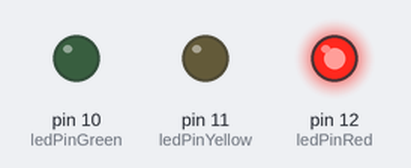
Simulated run of this sketch. Board: Arduino Uno, built with avr-gcc and run on an emulated ATmega328P. Parts: output pins drawn as LEDs (lit = HIGH).

Above: at 0.1 s.
At 0.5 s:
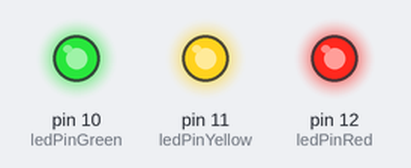
At 0.9 s:
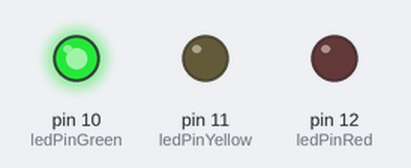
At 1.1 s:
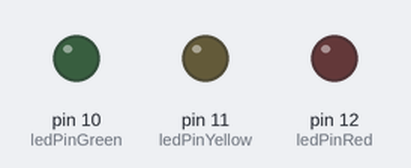
At 1.9 s:
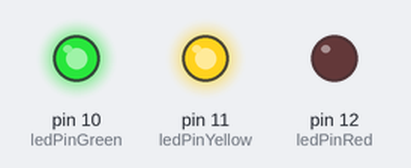
At 2.7 s:
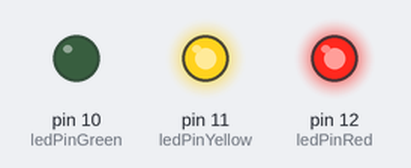
Timing chart, 0 to 3.0 s (numbered marks = the images above):
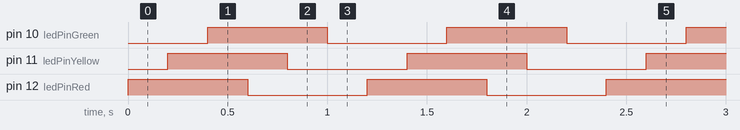

Measured:
- by itself, pin 10 (ledPinGreen), pin 11 (ledPinYellow), pin 12 (ledPinRed): alternates HIGH for 0.60 s and LOW for 0.60 s
- by itself, everything shown: repeats every 1.2 s, in 6 steps

The sketch:

LEDs-Arduino.ino
```cpp
int ledPinRed = 12;
int ledPinYellow = 11;
int ledPinGreen = 10;

void setup()
{
  pinMode(ledPinRed, OUTPUT);
  pinMode(ledPinYellow, OUTPUT);
  pinMode(ledPinGreen, OUTPUT);
}

void loop()
{
  digitalWrite(ledPinRed, HIGH); // Ligar o led Vermelho
  delay(200); // Esperar 200 milisegundos
  digitalWrite(ledPinYellow, HIGH); // Ligar o led Amarelo
  delay(200);
  digitalWrite(ledPinGreen, HIGH); // Ligar o led Verde
  delay(200);


  digitalWrite(ledPinRed, LOW); // Desigar o led Vermelho
  delay(200);
  digitalWrite(ledPinYellow, LOW);// Desigar o led Amarelo
  delay(200);
  digitalWrite(ledPinGreen, LOW);// Desigar o led Verde
  delay(200);
}
```
